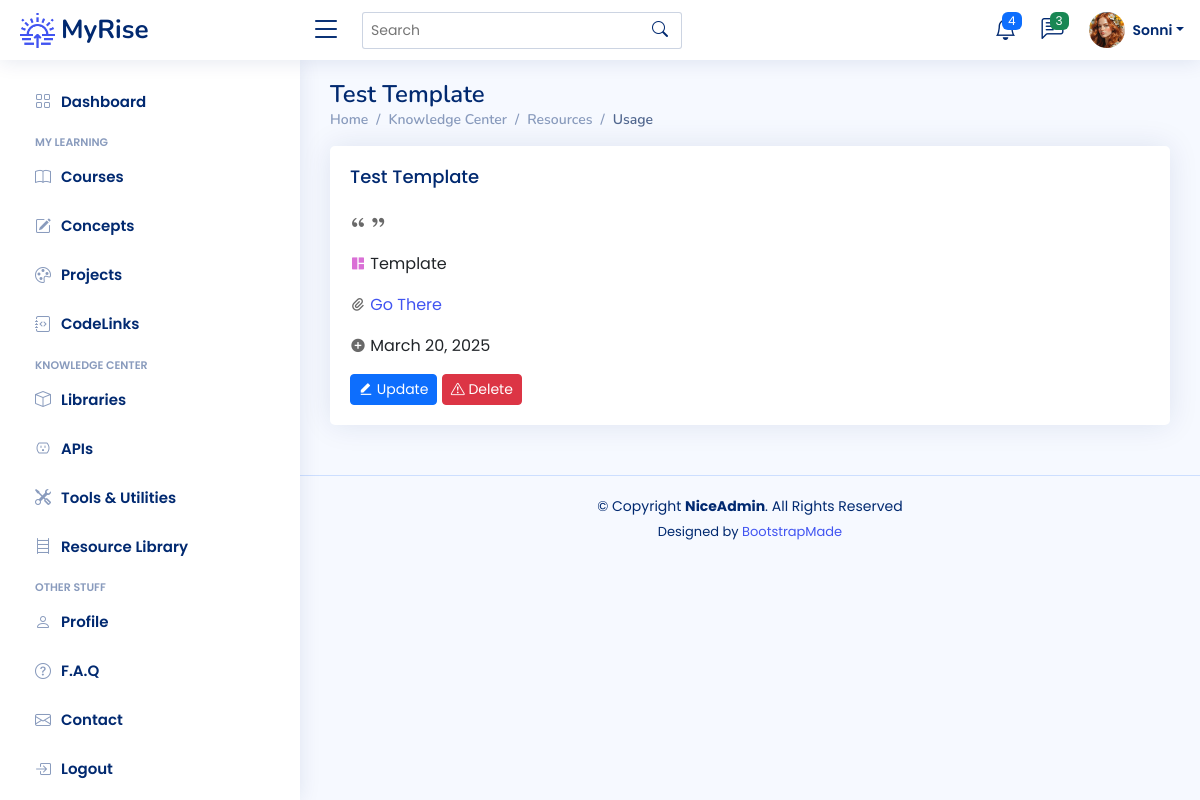
The app's page /resources/1 (signed in) with its own data.
### app/models.py (models this page shows)
class User(UserMixin, db.Model):
    __tablename__ = "users"
    id: Mapped[int] = mapped_column(Integer, primary_key=True)
    email: Mapped[str] = mapped_column(String(100), unique=True)
    password: Mapped[str] = mapped_column(String(250))
    name: Mapped[str] = mapped_column(String(1000))
    display_name: Mapped[str] = mapped_column(String(1000))
    last_called_repos: Mapped[Optional[datetime.datetime]] = mapped_column(DateTime())
    latest_etag_repos: Mapped[str] = mapped_column(String(250), nullable=True)
    projects: Mapped[List["Project"]] = relationship(back_populates="user")
    events: Mapped[List["Event"]] = relationship(back_populates="user")
    courses: Mapped[List["Course"]] = relationship(back_populates="user")
    libraries: Mapped[List["Library"]] = relationship(back_populates="user")
    apis: Mapped[List["API"]] = relationship(back_populates="user")
    tools: Mapped[List["Tool"]] = relationship(back_populates="user")
    resources: Mapped[List["Resource"]] = relationship(back_populates="user")
    repos: Mapped[List["Repository"]] = relationship(back_populates="user")
    codelinks: Mapped[List["CodeLink"]] = relationship(back_populates="user")
    concepts: Mapped[List["Concept"]] = relationship('Concept', secondary=user_concept, backref='user')

class Resource(db.Model):
    __tablename__ = "resources"
    id: Mapped[int] = mapped_column(Integer, primary_key=True)
    name: Mapped[str] = mapped_column(String(250), nullable=False)
    description: Mapped[str] = mapped_column(Text, nullable=True)
    type: Mapped[str] = mapped_column(String(100), nullable=True)
    resource_url: Mapped[str] = mapped_column(String(250), nullable=True)
    date_added: Mapped[datetime.date] = mapped_column(Date, nullable=False)
    concepts: Mapped[List["Concept"]] = relationship('Concept', secondary=resource_concept, backref='resources')
    user_id: Mapped[int] = mapped_column(Integer, ForeignKey(User.id), index=True)
    user: Mapped["User"] = relationship(back_populates="resources")

### app/routes.py (the view)
@app.route('/resources/<int:num>')
@login_required
def resource_detail(num):
    target_resource = db.session.execute(db.select(Resource).where(Resource.id == num)).scalar()
    resource_concept = Concept.query.filter(func.lower(Concept.concept_term) == func.lower(target_resource.name)).first()
    return render_template('resource-detail.html',
                           resource=target_resource,
                           resource_badge=resource_categories,
                           tool_badge=tool_categories,
                           concept_badge=concept_categories)

### app/models.py (called while the page is built)
@login_manager.user_loader
def load_user(user_id):
    return db.get_or_404(User, user_id)

### app/templates/resource-detail.html (shortened to what this page needs)
{% extends 'base.html' %}
{% from 'bootstrap5/form.html' import render_form %}
{% block content %}
<main id="main" class="main">
	<div class="pagetitle">
		<h1>{{ resource.name }}</h1>
		<nav>
			<ol class="breadcrumb">
				<li class="breadcrumb-item"><a href="index.html">Home</a></li>
				<li class="breadcrumb-item">Knowledge Center</li>
				<li class="breadcrumb-item"><a href="{{ url_for('resources_page') }}">Resources</a></li>
				<li class="breadcrumb-item active">Usage</li>
			</ol>
		</nav>
	</div>
	<div class="card">
		<div class="card-body">
			<h5 class="card-title">{{ resource.name }}</h5>
			{% set rtype = resource_badge[resource.type] %}
			<p><i class="ri-double-quotes-l" style="color: dimgrey"></i> {{ resource.description }} <i class="ri-double-quotes-r" style="color: dimgrey"> </i></p>
			<p><i class="{{ rtype[2] }}" style="color: {{rtype[1]}}"></i> {{ rtype[0] }}</p>
			<p><i class="ri-attachment-2" style="color: dimgrey"></i><a href="{{ resource.url }}" target="_blank"> Go There </a></p>
			<p><i class="ri-add-circle-fill" style="color: dimgrey"></i> {{ resource.date_added.strftime("%B %d, %Y") }}</p>
			<a href="{{ url_for('update_resource', num=resource.id) }}">
				<button type="button" class="btn btn-primary btn-sm"><i class="ri-edit-fill"></i> Update
				</button>
			</a>
			<a href="{{ url_for('delete_resource', num=resource.id) }}">
				<button type="button" class="btn btn-danger btn-sm"><i class="bi bi-exclamation-triangle"></i> Delete
				</button>
			</a>
		</div>
	</div>
</main>
{% endblock %}

### app/templates/heading.html (shortened to what this page needs)
{% from 'bootstrap5/nav.html' import render_nav_item %}
{% from 'bootstrap5/form.html' import render_form %}
  <header id="header" class="header fixed-top d-flex align-items-center">
    <div class="d-flex align-items-center justify-content-between">
      <a href="{{ url_for('home') }}" class="logo d-flex align-items-center">
        <img src="{{ url_for('static', filename='img/logo.png') }}" alt="sun-rise">
        <span class="d-none d-lg-block">MyRise</span>
      </a>
      <i class="bi bi-list toggle-sidebar-btn"></i>
    </div>
    <div class="search-bar">
      <form class="search-form d-flex align-items-center" method="POST" action="#">
        <input type="text" name="query" placeholder="Search" title="Enter search keyword">
        <button type="submit" title="Search"><i class="bi bi-search"></i></button>
      </form>
    </div>
    <nav class="header-nav ms-auto">
      <ul class="d-flex align-items-center">
        <li class="nav-item dropdown">
          <a class="nav-link nav-icon" href="#" data-bs-toggle="dropdown">
            <i class="bi bi-bell"></i>
            <span class="badge bg-primary badge-number">4</span>
          </a>
        </li>
        <li class="nav-item dropdown">
          <a class="nav-link nav-icon" href="#" data-bs-toggle="dropdown">
            <i class="bi bi-chat-left-text"></i>
            <span class="badge bg-success badge-number">3</span>
          </a>
        </li>
        <li class="nav-item dropdown pe-3">
          <a class="nav-link nav-profile d-flex align-items-center pe-0" href="#" data-bs-toggle="dropdown">
            <img src="{{ url_for('static', filename='img/profile-img.png') }}" alt="Profile" class="rounded-circle">
            <span class="d-none d-md-block dropdown-toggle ps-2">{{ current_user.display_name }}</span>
          </a>
        </li>
      </ul>
    </nav>
  </header>
  <aside id="sidebar" class="sidebar">
    <ul class="sidebar-nav" id="sidebar-nav">
      <li class="nav-item">
        <a class="nav-link collapsed" href="{{ url_for('home') }}">
          <i class="bi bi-grid"></i>
          <span>Dashboard</span>
        </a>
      </li>
<li class="nav-heading">My Learning</li>
	  <li class="nav-item">
        <a class="nav-link collapsed" href="{{ url_for('courses_page') }}">
          <i class="bi bi-book"></i>
          <span>Courses</span>
        </a>
      </li>
	  <li class="nav-item">
        <a class="nav-link collapsed" href="{{ url_for('concepts_page') }}">
          <i class="bi bi-pencil-square"></i>
          <span>Concepts</span>
        </a>
      </li>
	  <li class="nav-item">
        <a class="nav-link collapsed" href="{{ url_for('projects_page') }}">
          <i class="bi bi-palette"></i>
          <span>Projects</span>
        </a>
      </li>
	  <li class="nav-item">
        <a class="nav-link collapsed" href="{{ url_for('codelinks_page') }}">
          <i class="bi bi-journal-code"></i>
          <span>CodeLinks</span>
        </a>
      </li>
<li class="nav-heading">Knowledge Center</li>
	  <li class="nav-item">
        <a class="nav-link collapsed" href="{{ url_for('libraries_page') }}">
          <i class="bi bi-box"></i>
          <span>Libraries</span>
        </a>
      </li>
	  <li class="nav-item">
        <a class="nav-link collapsed" href="{{ url_for('apis_page') }}">
          <i class="bi bi-outlet"></i>
          <span>APIs</span>
        </a>
      </li>
	  <li class="nav-item">
        <a class="nav-link collapsed" href="{{ url_for('tools_page') }}">
          <i class="bi bi-tools"></i>
          <span>Tools & Utilities</span>
        </a>
      </li>
	  <li class="nav-item">
        <a class="nav-link collapsed" href="{{ url_for('resources_page') }}">
          <i class="bi bi-bookshelf"></i>
          <span>Resource Library</span>
        </a>
      </li>
	<li class="nav-heading">Other Stuff</li>
      <li class="nav-item">
        <a class="nav-link collapsed" href="{{ url_for('profile') }}">
          <i class="bi bi-person"></i>
          <span>Profile</span>
        </a>
      </li>
      <li class="nav-item">
        <a class="nav-link collapsed" href="{{ url_for('faq') }}">
          <i class="bi bi-question-circle"></i>
          <span>F.A.Q</span>
        </a>
	  </li>
      <li class="nav-item">
        <a class="nav-link collapsed" href="{{ url_for('contact') }}">
          <i class="bi bi-envelope"></i>
          <span>Contact</span>
        </a>
      </li>
	{% if not current_user.is_authenticated %}
      <li class="nav-item">
        <a class="nav-link collapsed" href="{{ url_for('register') }}">
          <i class="bi bi-card-list"></i>
          <span>Register</span>
        </a>
      </li>
      <li class="nav-item">
        <a class="nav-link collapsed" href="{{ url_for('login') }}">
          <i class="bi bi-box-arrow-in-right"></i>
          <span>Login</span>
        </a>
      </li>
	{% else %}
		<li class="nav-item">
        <a class="nav-link collapsed" href="{{ url_for('logout') }}">
          <i class="bi bi-box-arrow-in-right"></i>
          <span>Logout</span>
        </a>
      </li>
	{% endif %}
    </ul>
  </aside>

### app/static/css/style.css (style rules this page uses)
:root { scroll-behavior: smooth; }
body { font-family: "Poppins", sans-serif; background: #f6f9ff; color: #444444; }
a { color: #4154f1; text-decoration: none; }
h1, h2, h3, h4, h5, h6 { font-family: "Nunito", sans-serif; }
#main { margin-top: 60px; padding: 20px 30px; transition: all 0.3s; }
.pagetitle { margin-bottom: 10px; }
.pagetitle h1 { font-size: 24px; margin-bottom: 0; font-weight: 600; color: #012970; }
.card { margin-bottom: 30px; border: none; border-radius: 5px; box-shadow: 0px 0 30px rgba(1, 41, 112, 0.1); }
.card-title { padding: 20px 0 15px 0; font-size: 18px; font-weight: 500; color: #012970; font-family: "Poppins", sans-serif; }
.card-body { padding: 0 20px 20px 20px; }
.breadcrumb { font-size: 14px; font-family: "Nunito", sans-serif; color: #899bbd; font-weight: 600; }
.breadcrumb a { color: #899bbd; transition: 0.3s; }
.breadcrumb .breadcrumb-item::before { color: #899bbd; }
.breadcrumb .active { color: #51678f; font-weight: 600; }
.logo { line-height: 1; }
@media (min-width: 1200px) { .logo { width: 280px; } }
.logo img { max-height: 35px; margin-right: 6px; }
.logo span { font-size: 26px; font-weight: 700; color: #012970; font-family: "Nunito", sans-serif; }
.header { transition: all 0.5s; z-index: 997; height: 60px; box-shadow: 0px 2px 20px rgba(1, 41, 112, 0.1); background-color: #fff; padding-left: 20px; }
.header .toggle-sidebar-btn { font-size: 32px; padding-left: 10px; cursor: pointer; color: #012970; }
.header .search-bar { min-width: 360px; padding: 0 20px; }
.header .search-form { width: 100%; }
.header .search-form input { border: 0; font-size: 14px; color: #012970; border: 1px solid rgba(1, 41, 112, 0.2); padding: 7px 38px 7px 8px; border-radius: 3px; transition: 0.3s; width: 100%; }
.header .search-form button { border: 0; padding: 0; margin-left: -30px; background: none; }
.header .search-form button i { color: #012970; }
.header-nav ul { list-style: none; }
.header-nav>ul { margin: 0; padding: 0; }
.header-nav .nav-icon { font-size: 22px; color: #012970; margin-right: 25px; position: relative; }
.header-nav .nav-profile { color: #012970; }
.header-nav .nav-profile img { max-height: 36px; }
.header-nav .nav-profile span { font-size: 14px; font-weight: 600; }
.header-nav .badge-number { position: absolute; inset: -2px -5px auto auto; font-weight: normal; font-size: 12px; padding: 3px 6px; }
.sidebar { position: fixed; top: 60px; left: 0; bottom: 0; width: 300px; z-index: 996; transition: all 0.3s; padding: 20px; overflow-y: auto; scrollbar-width: thin; scrollbar-color: #aab7cf transparent; box-shadow: 0px 0px 20px rgba(1, 41, 112, 0.1); background-color: #fff; }
@media (min-width: 1200px) { #main, #footer { margin-left: 300px; } }
.sidebar-nav { padding: 0; margin: 0; list-style: none; }
.sidebar-nav li { padding: 0; margin: 0; list-style: none; }
.sidebar-nav .nav-item { margin-bottom: 5px; }
.sidebar-nav .nav-heading { font-size: 11px; text-transform: uppercase; color: #899bbd; font-weight: 600; margin: 10px 0 5px 15px; }
.sidebar-nav .nav-link { display: flex; align-items: center; font-size: 15px; font-weight: 600; color: #4154f1; transition: 0.3; background: #f6f9ff; padding: 10px 15px; border-radius: 4px; }
.sidebar-nav .nav-link i { font-size: 16px; margin-right: 10px; color: #4154f1; }
.sidebar-nav .nav-link.collapsed { color: #012970; background: #fff; }
.sidebar-nav .nav-link.collapsed i { color: #899bbd; }

### records on screen
User: display_name "Sonni"
Resource: name "Test Template", type "Template", date_added "March 20, 2025"
